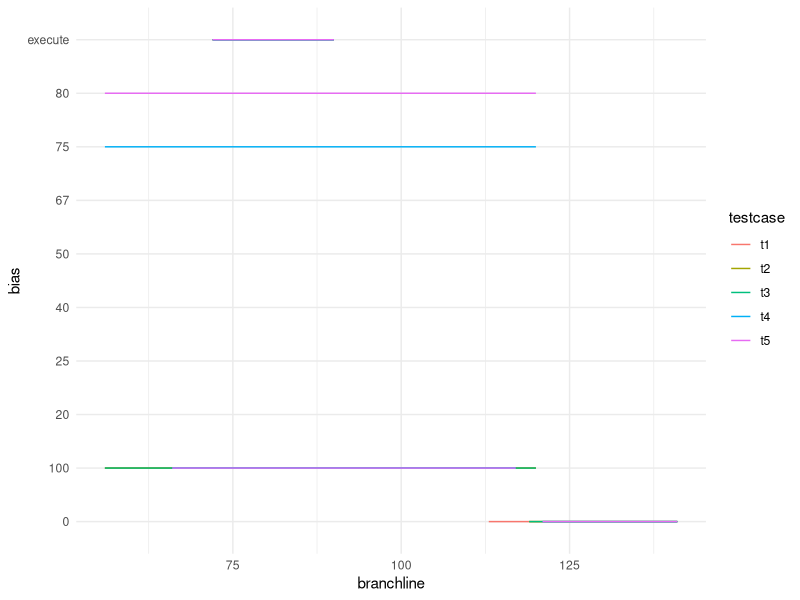

The R script that drew this image:
setwd("/Users/dewansh/COURSE/cs251/6")
q=read.csv("result1.csv")
library(ggplot2)
d <- data.frame(q)
p = ggplot(data = d, aes(color=testcase,x = branchline, y = bias)) + geom_line() + theme_minimal()
p
